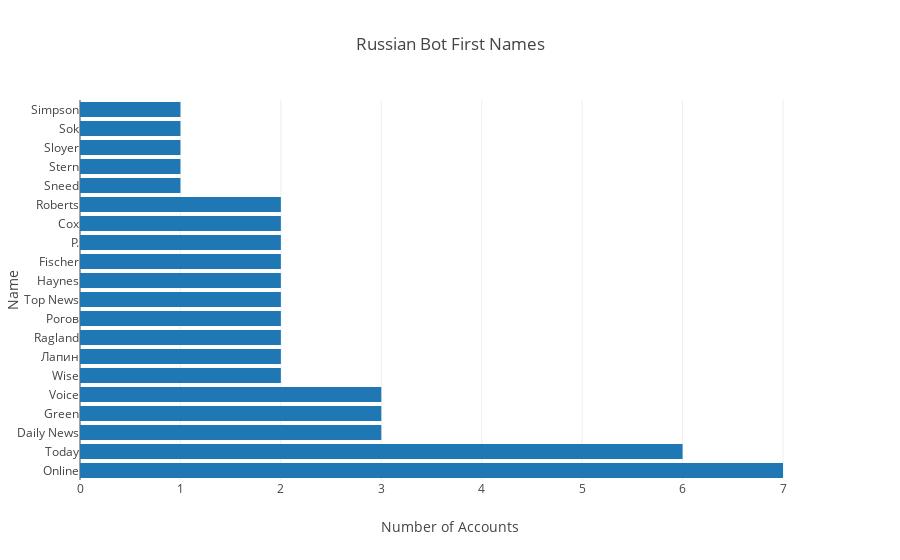

Notebook cell for this chart:
### Code cell
usersnamesum = usersname.groupby('last',as_index=False).size().reset_index(name='counts')

usersnamesum = usersnamesum.sort_values('counts', ascending=False).head(20)
data = [go.Bar(
            x=usersnamesum['counts'],
            y=usersnamesum['last'],
            orientation = 'h'
)]

layout = Layout(
    title = "Russian Bot First Names",
    yaxis=dict(title='Name'),
    xaxis = dict(title='Number of Accounts')
)

fig = Figure(data=data, layout=layout)
iplot(fig)

### Figure 1 — Plotly figure (JSON) as saved in the notebook; plotly's stock layout.template omitted (floating-point values rounded to 4 significant figures)
{"data": [{"orientation": "h", "type": "bar", "x": [7, 6, 3, 3, 3, 2, 2, 2, 2, 2, 2, 2, 2, 2, 2, 1, 1, 1, 1, 1], "y": ["Online", "Today", "Daily News", "Green", "Voice", "Wise", "Лапин", "Ragland", "Рогов", "Top News", "Haynes", "Fischer", "P.", "Cox", "Roberts", "Sneed", "Stern", "Sloyer", "Sok", "Simpson"]}], "layout": {"title": "Russian Bot First Names", "xaxis": {"title": "Number of Accounts"}, "yaxis": {"title": "Name"}}}
